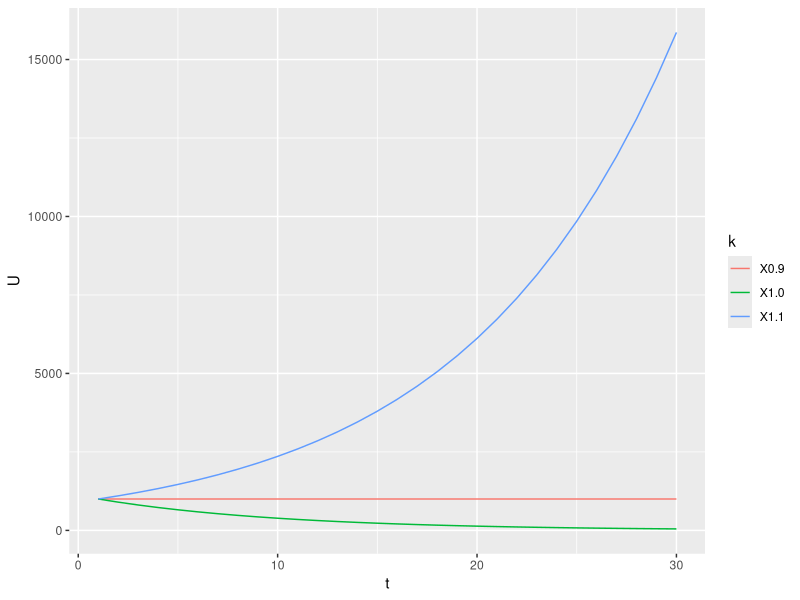

Write the R code that produced this figure.
## ---- chunk 1
knitr::opts_chunk$set(echo = TRUE)
library(data.table)
library(ggplot2)
library(tidyr)
## ---- chunk 2
calc <- function(start, factor, steps) {
  calc_next <- function(a,b) { return(a*factor); }   
  retVal <- Reduce(calc_next,rep(start,steps),accumulate=TRUE);
  return(retVal);
}

start <- 1000
steps <- 30
m <- cbind(t=rep(seq(1,steps),3),"1.1"=calc(start,1.1,steps),"1.0"=calc(start,0.9,steps),"0.9"=calc(start,1,steps))

tm <- gather(data.frame(m),"k","U",2:4)
## ---- chunk 3
p <- ggplot(tm, aes(x=t,y=U,color=k)) + geom_line()
print(p)

